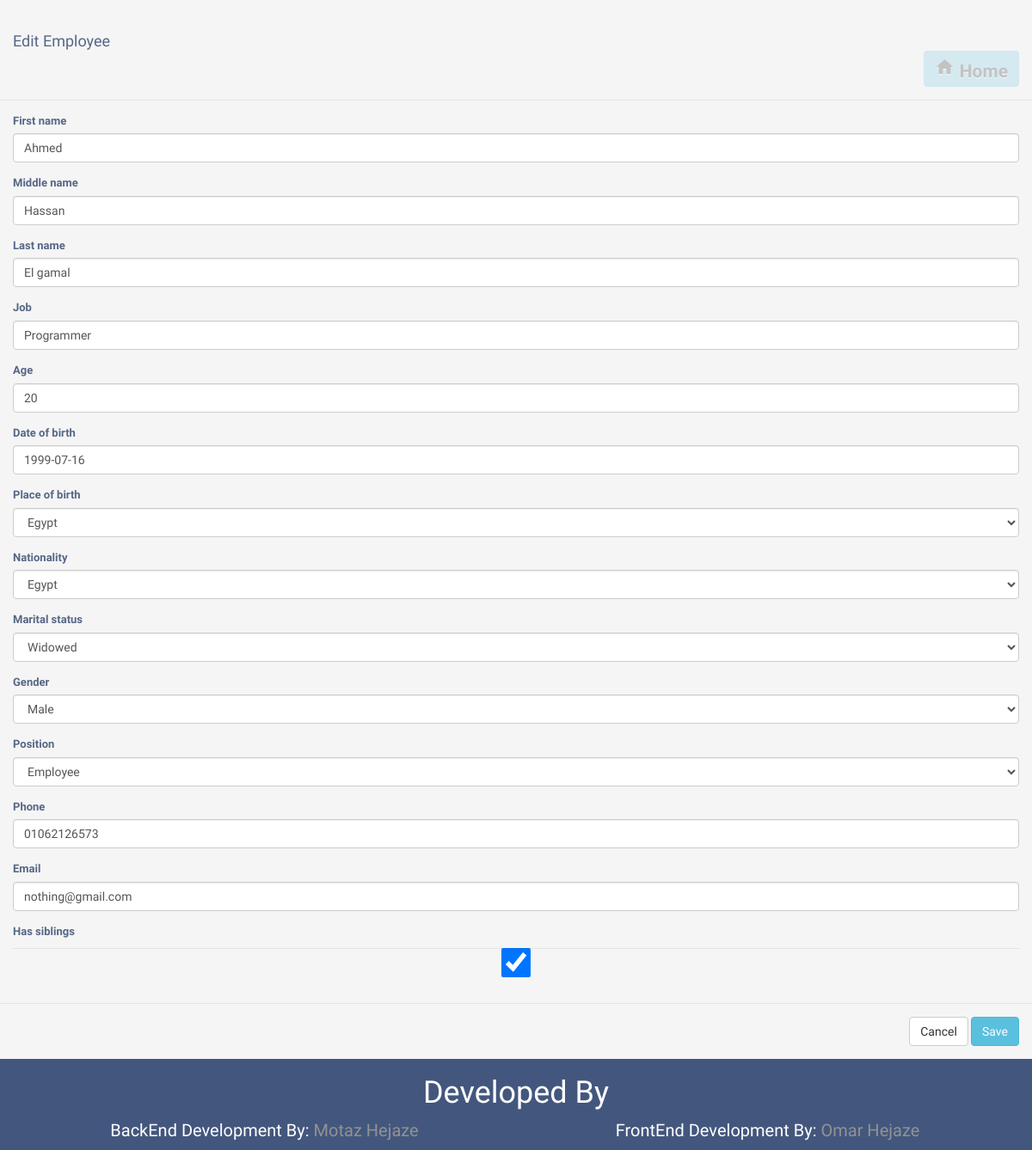
The app's page /1/edit with its own data.
### EmpManager/models.py (models this page shows, shortened)
class Employee(models.Model):
	first_name = models.CharField(max_length=15)
	middle_name = models.CharField(max_length=15)
	last_name = models.CharField(max_length=15)
	nationalID = models.PositiveIntegerField(unique=True)
	job = models.CharField(max_length=50,blank=True , null=True)
	age = models.PositiveIntegerField()
	date_of_birth = models.DateField()
	place_of_birth = CountryField(blank_label='(select country)')
	nationality = CountryField(blank_label='(select country)')
	marital_status = models.CharField(choices=MARITAL,max_length=20)
	gender = models.CharField(choices=GENDER,max_length=10)
	position = models.ForeignKey(Position,on_delete=models.CASCADE)
	phone = models.CharField(max_length=20)
	email = models.EmailField(default='nothing@gmail.com')
	has_siblings = models.BooleanField(default=False)
	created_at = models.DateTimeField(auto_now_add=True)
	updated_at = models.DateTimeField(auto_now=True)
	class Meta:
		indexes = [
            models.Index(fields=['first_name',]),
            models.Index(fields=['phone',]),
]

### EmpManager/views.py (the view)
# urls.py: path('<int:id>/edit', views.employee_edit , name='employee_edit'),
def employee_edit(request , id):
	employee = get_object_or_404(Employee, pk=id)
	form = EmployeeFormEdit(request.POST or None , instance=employee)
	if request.method == 'POST':
		form.save()
		return redirect('employee_list')
	return render(request , 'EmpManager/employee_edit.html' ,{'form':form,'employee':employee})

### EmpManager/forms.py
class EmployeeFormEdit(ModelForm):
    class Meta:
        model = Employee
        exclude = {'nationalID'}

### EmpManager/models.py (called while the page is built)
	def __str__(self):
		return self.pos_type

### EmpManager/templatetags/myfilters.py (called while the page is built)
@register.filter(name='addcss')
def addcss(value, arg):
    css_classes = value.field.widget.attrs.get('class', '').split(' ')
    if css_classes and arg not in css_classes:
        css_classes = '%s %s' % (css_classes, arg)
    return value.as_widget(attrs={'class': css_classes})

### EmpManager/templates/EmpManager/employee_edit.html (shortened to what this page needs)
{% extends "layout.html" %}
{% load myfilters %}
{% block content %}
<form method="post" action="{% url 'employee_edit' employee.id %}">
					<div class="modal-header">
						<h4 class="modal-title">Edit Employee</h4>
						<a href="{% url 'employee_list' %}" class="btn btn-info close" data-toggle="modal"><i class="material-icons">home</i> <span>Home</span></a>
					</div>
					<div class="modal-body">
						{% for field in form %}
						<div class="form-group">
							<label for="{{ field.id_for_label }}">{{ field.label }}</label>
							{{ field|addcss:'form-control' }}
						</div>
						{% endfor %}
					</div>
					<div class="modal-footer">
						<a href="{% url 'employee_list' %}"><input type="button"  class="btn btn-default" data-dismiss="modal" value="Cancel"></a>
						<input type="submit" class="btn btn-info" value="Save">
					</div>
				</form>
{% endblock %}

### EmpManager/templates/layout.html (style rules this page uses)
body { color: #566787; background: #f5f5f5; font-family: 'Varela Round', sans-serif; font-size: 13px; padding-top: 20px; }

### records on screen
Employee: form "Ahmed" "Hassan" "El gamal" "Programmer" "20" "1999-07-16" "Egypt" "Egypt" "Widowed" "Male" "Employee" "01062126573" "nothing@gmail.com" "☑"

### other values on screen
{{ field.label }} "First name" "Middle name" "Last name" "Job" "Age" "Date of birth" "Place of birth" "Nationality" "Marital status" "Gender" "Position" "Phone" "Email" "Has siblings"
